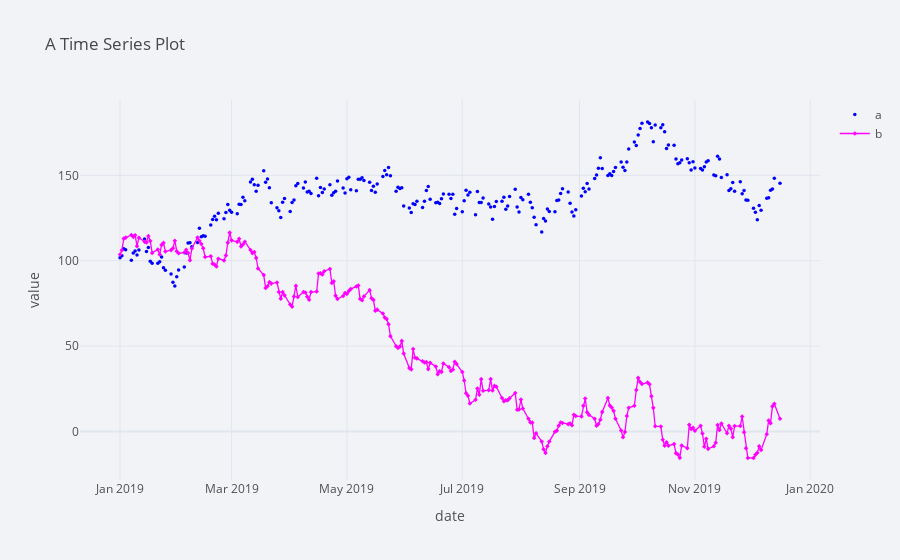

Notebook code cell kept with this figure:
### Code cell
plyo.iplot(
df[['a', 'b']].iplot(asFigure=True,
theme='polar',
title='A Time Series Plot',
xTitle='date',
yTitle='value',
mode={'a': 'markers', 'b': 'lines+markers'},
symbol={'a': 'circle', 'b': 'diamond'},
size=3.5,
colors={'a': 'blue', 'b': 'magenta'},
),
image='png',filename='ply_02')

### Figure 1 — Plotly figure (JSON) as saved in the notebook; plotly's stock layout.template omitted (floating-point values rounded to 4 significant figures; data arrays with more than 128 entries replaced by an {"elided": "..."} marker saying what was removed)
{"data": [{"line": {"color": "blue", "dash": "solid", "shape": "linear", "width": 1.3}, "marker": {"size": 3.5, "symbol": "circle"}, "mode": "markers", "name": "a", "text": "", "type": "scatter", "x": {"elided": "250 str values"}, "y": {"elided": "250 float values"}}, {"line": {"color": "magenta", "dash": "solid", "shape": "linear", "width": 1.3}, "marker": {"size": 3.5, "symbol": "diamond"}, "mode": "lines+markers", "name": "b", "text": "", "type": "scatter", "x": {"elided": "250 str values"}, "y": {"elided": "250 float values"}}], "layout": {"legend": {"bgcolor": "#F2F3F7", "font": {"color": "#505050"}}, "paper_bgcolor": "#F2F3F7", "plot_bgcolor": "#F2F3F7", "title": {"font": {"color": "#484848"}, "text": "A Time Series Plot"}, "xaxis": {"gridcolor": "#E1E5ED", "showgrid": true, "tickfont": {"color": "#505050"}, "title": {"font": {"color": "#505050"}, "text": "date"}, "zerolinecolor": "#E1E5ED"}, "yaxis": {"gridcolor": "#E1E5ED", "showgrid": true, "tickfont": {"color": "#505050"}, "title": {"font": {"color": "#505050"}, "text": "value"}, "zerolinecolor": "#E1E5ED"}}}
